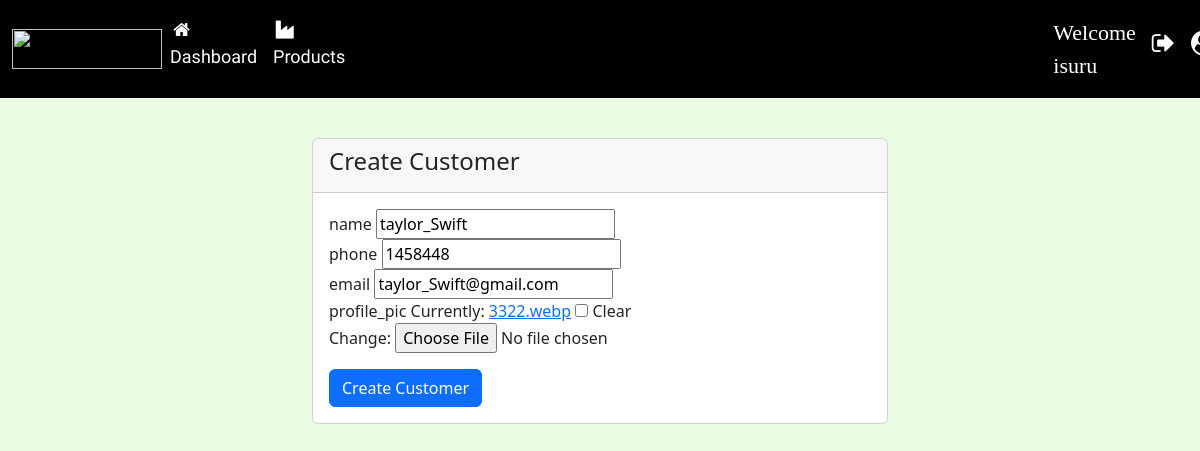
Page /update_customer/10 (signed in) on the committed database.
### accounts/models.py (models this page shows, shortened)
class Customer(models.Model):
    user = models.OneToOneField(User, null=True, on_delete=models.CASCADE)
    name = models.CharField(max_length=200, null=True)
    phone = models.CharField(max_length=200, null=True)
    email = models.CharField(max_length=200, null=True)
    profile_pic = models.ImageField(default="p1.png",null=True,blank=True)
    date_created = models.DateTimeField(auto_now_add=True, null=True)

### accounts/decorators.py (the view)
        def wrapper_func(request, *args, **kwargs):
            group = None
            if request.user.groups.exists():
                group = request.user.groups.all()[0].name
            if group in allowed_roles:
                return view_func(request, *args, **kwargs)
            else:
                return HttpResponse("<h1>user Not allowed </h1>")

### accounts/forms.py
class CustomerForm(ModelForm):
    class Meta:
        model = Customer
        fields = "__all__"
        exclude = ["user"]

### accounts/views.py (called while the page is built)
@login_required(login_url="login")
@allowed_user(["admin"])
def update_customer(request, pk):
    customer = Customer.objects.get(id=pk)
    form = CustomerForm(instance=customer)
    if request.method == "POST":
        form = CustomerForm(request.POST, instance=customer)
        if form.is_valid():
            form.save()
            return redirect("home")
    context = {"form": form, "customer": customer}
    return render(request, "Customer_form.html", context)

### templates/Customer_form.html (shortened to what this page needs)
{% extends "Main.html" %}
{% load static %}
{% block content %}
	<br>
	<div class="container-fluid">
		<div class="row justify-content-center align-items-center">
			<div class="col-sm-4 col-md-6 col-lg-6 mt-3">
				<div class="card">
					<div class="card-header">
						<h4>Create Customer</h4>
					</div>
					<div class="card-body">
						<form method="POST">
							{% for field in form %}
								<div class="form-group">
									<label >{{ field.name }}</label>
									{{ field }}
								</div>
							{% endfor %}
							<button type="submit" class="btn btn-primary btn-block mt-3">Create Customer</button>
						</form>
					</div>
				</div>
			</div>
		</div>
	</div>
{% endblock %}

### templates/NavBar.html (shortened to what this page needs)
<!DOCTYPE html>
{% load static %}
<html lang="en">
<head>
	<link rel="stylesheet" href="https://cdnjs.cloudflare.com/ajax/libs/font-awesome/4.7.0/css/font-awesome.min.css">
	<link rel="stylesheet" type="text/css" href="{% static "styles/main.css" %}">
</head>
<body>
{% block content %}
	<nav class="navbar navbar-expand-lg navbar-dark bg-black text-light">
		<div class="container-fluid">
			<img src="https://bind-crm-public.s3.eu-west-2.amazonaws.com/logo-light-1654586654vY8as.png"
			     href="{% url "home" %}" id="logo">
			<div class="collapse navbar-collapse" id="navbarSupportedContent">
				<ul class="navbar-nav me-auto mb-2 mb-lg-0">
				{% if request.user.is_staff %}
					<li class="nav-item">
						<a class="nav-link active" aria-current="page" href="{% url "home" %}"><i
								class="fa fa-fw fa-home"></i>Dashboard</a>
					</li>
					<li class="nav-item">
						<a class="nav-link active" aria-current="page" href="{% url "products" %}"><i
								class="fa fa-fw fa-industry"></i>Products</a>
					</li>
				{% endif %}
					<li class="nav-item">
						{% if request.user.is_authenticated %}
							<label class="nav-link active" aria-current="page" style="padding-left: 700px;font-family: Cinzel, serif;
                         font-size: 22px;  ">Welcome {{ request.user.username }}</label>
						{% endif %}
					</li>
				</ul>
				<ul class="navbar-nav  mb-2 d-flex">
					<li class="nav-item d-flex">
							<a class="nav-link active" aria-current="page" href="{% url "logout" %}"><i
									class="fa fa-sign-out"
									style="font-size:25px"></i></a>
							<a class="nav-link active" aria-current="page" href="{% url "login" %}"><i
									class="fa fa-user-circle"
									style="font-size:25px"></i></a>
					</li>
				</ul>
			</div>
		</div>
	</nav>
{% endblock %}
</body>
</html>

### static/styles/main.css (style rules this page uses)
body { background-color: #ebfde5; }
#logo { width: 150px; height: 40px; }
.navbar a { font-family: 'Source Sans Pro', sans-serif; font-size: 18px; padding-right: 30px; }
.active { background-color: black; }

### rows in the picture
Customer: form "taylor_Swift" "1458448" "taylor_Swift@gmail.com"

### other values in the picture
{{ request.user.username }} "isuru"
{{ field.name }} "name" "phone" "email" "profile_pic"
